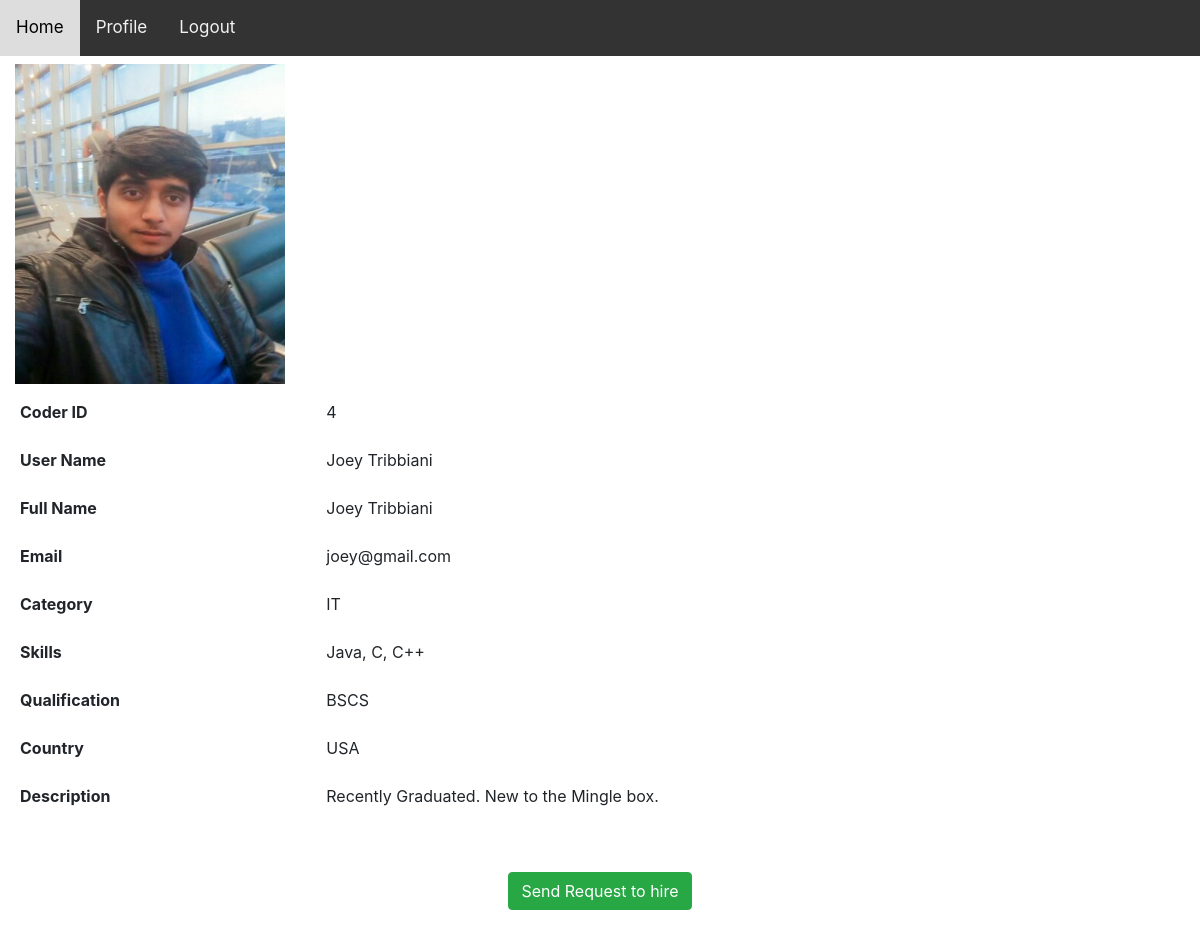
Page /client/coderprofileforclient.php?CoderUserName=Joey Tribbiani (signed in) on the committed database.
### tables this page shows
CREATE TABLE IF NOT EXISTS `coderprofiles` (
`CoderID` int(12) NOT NULL,
  `CoderName` varchar(25) NOT NULL,
  `Category` varchar(25) NOT NULL,
  `Skills` varchar(200) DEFAULT NULL,
  `CoderUserName` varchar(25) DEFAULT NULL,
  `CoderCountry` varchar(20) DEFAULT NULL,
  `CoderEmail` varchar(40) DEFAULT NULL,
  `CoderDescription` varchar(1000) DEFAULT NULL,
  `Qualification` varchar(100) DEFAULT NULL,
  `image` varchar(1000) NOT NULL
);

### client/coderprofileforclient.php (the view, shortened to what this page needs)
<?php
require_once("clientheader.php");
require_once("../connection.php");
    $CoderUserName = $_GET['CoderUserName'];
    $query = " SELECT * FROM coderprofiles WHERE CoderUserName = '".$CoderUserName."' ";
    $result = mysqli_query($conn,$query);
        if (mysqli_num_rows($result) > 0) {
          while($row=mysqli_fetch_assoc($result))
          {
            echo '<div class="col-lg-5 mt-2">
            <img src="../coder/uploads/'.$row['image'].'" alt="Unable to Load" height=320" width="270">
        </div> ';
          $userID = $row['CoderID'];
          $codername = $row['CoderName'];
          $email = $row['CoderEmail'];
          $username = $row['CoderUserName'];
          $codercountry = $row['CoderCountry'];
          $coderdescription = $row['CoderDescription'];
          $codercategory= $row['Category'];
          $coderskills= $row['Skills'];
          $coderqualification = $row['Qualification'];
      }
    }
?>
<html>
<head>
        <link rel="stylesheet" type="text/css" href="../CSS/style.css">
        <link rel="stylesheet" a href="../CSS/bootstrap.css"/>
</head>
<body>
<div class="row" style="padding-left:35px;">
<dl class="row">
  <dt class="col-sm-3 mt-3">Coder ID</dt>
  <dd class="col-sm-9 mt-3"><p><?php echo $userID; ?></p></dd>
  <dt class="col-sm-3">User Name</dt>
  <dd class="col-sm-9"><p><?php echo $username; ?></p></dd>
  <dt class="col-sm-3">Full Name</dt>
  <dd class="col-sm-9"><p><?php echo $codername;?><p></dd>
  <dt class="col-sm-3 ">Email</dt>
  <dd class="col-sm-9"><p><?php echo $email;?><p></dd>
  <dt class="col-sm-3">Category</dt>
  <dd class="col-sm-9"><p><?php echo $codercategory; ?></p></dd>
  <dt class="col-sm-3 ">Skills</dt>
  <dd class="col-sm-9"><p><?php echo $coderskills;?><p></dd>
  <dt class="col-sm-3">Qualification</dt>
  <dd class="col-sm-9"><p><?php echo $coderqualification;?><p></dd>
  <dt class="col-sm-3">Country</dt>
  <dd class="col-sm-9"><p><?php echo $codercountry;?><p></dd>
  <dt class="col-sm-3">Description</dt>
  <dd class="col-sm-9"><p><?php echo $coderdescription;?><p></dd>
</dl>
</div>
<br>
<div align="center">
<a href='request.php?CoderID=<?php echo $userID;?>' class="btn btn-success">Send Request to hire</a>
</div>
<br>
</body>
</html>

### CSS/style.css (style rules this page uses)
body { margin: 0; padding: 0; background-color:white; font-family: 'Arial'; }

### client/clientheader.php (style rules this page uses)
body { margin: 1; font-family: Arial, Helvetica, sans-serif; }

### rows in the picture
coderprofiles: image (picture), CoderID "4", CoderUserName "Joey Tribbiani", CoderName "Joey Tribbiani", CoderEmail "joey@gmail.com", Category "IT", Skills "Java, C, C++", Qualification "BSCS", CoderCountry "USA", CoderDescription "Recently Graduated. New to the Mingle box."
